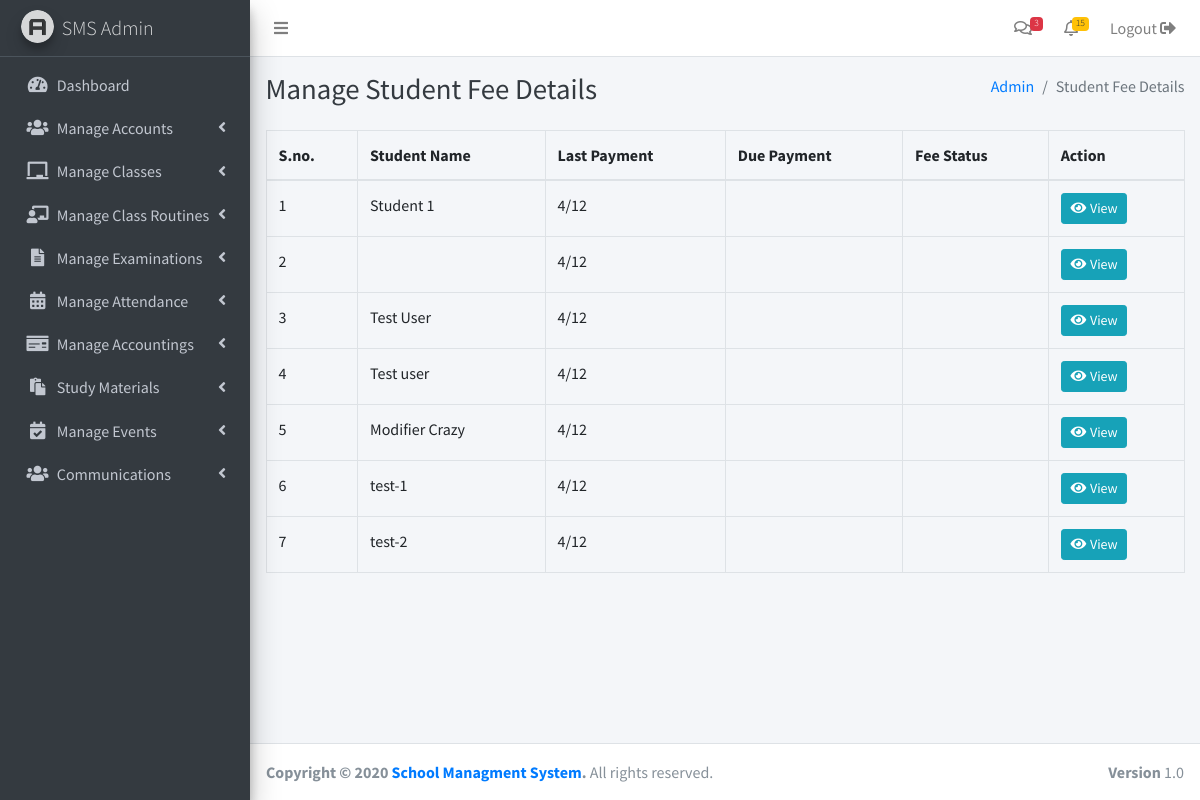
Before: /admin/student-fee.php (signed in) with the older database file.
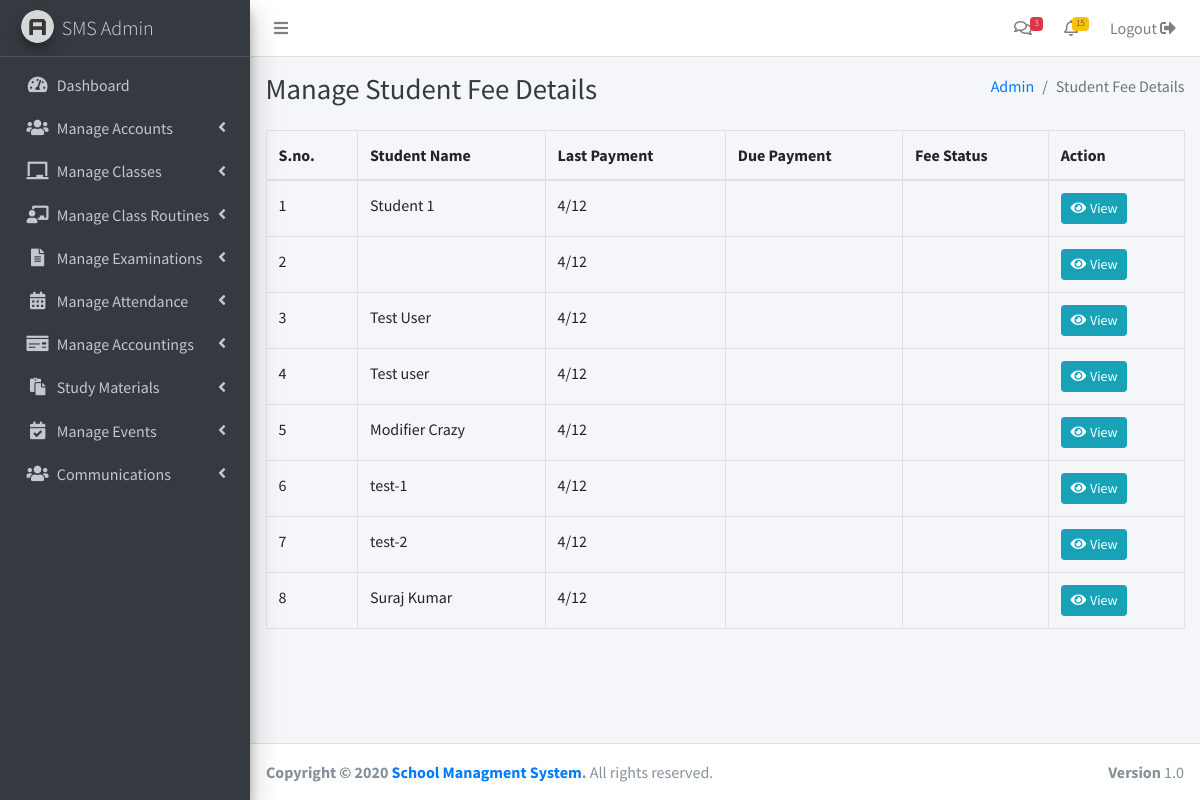
After: the same page with the newer database file.
### tables this page shows
CREATE TABLE `accounts` (
  `id` int(11) NOT NULL,
  `type` varchar(50) NOT NULL,
  `email` varchar(50) NOT NULL,
  `password` text NOT NULL,
  `name` text NOT NULL
);

### includes/functions.php (called while the page is built, shortened)
<?php
function data_output($query , $type ='object')
{
    $output = array();
    if($type == 'object')
    {
        while ($result = mysqli_fetch_object($query)) {
            $output[] = $result;
        }
    }
    else
    {
        while ($result = mysqli_fetch_assoc($query)) {
            $output[] = $result;
        }
    }
    return $output;
}
function get_users($args = array(),$type ='object')
{
    global $db_conn;
    $condition = "";
    if(!empty($args))
    {
        foreach($args as $k => $v)
        {
            $v = (string)$v;
            $condition_ar[] = "$k = '$v'";
        }
        if ($condition_ar > 0) {
            $condition = "WHERE " . implode(" AND ", $condition_ar);
        }
    }
    $query = mysqli_query($db_conn,"SELECT * FROM accounts $condition");
    return data_output($query , $type);
}
?>

### admin/student-fee.php (the view, shortened to what the changed rows need)
<?php include('../includes/config.php') ?>
<?php include('header.php') ?>
<?php include('sidebar.php') ?>
<div class="content-header">
    <div class="container-fluid">
        <div class="row mb-2">
            <div class="col-sm-6">
                <h1 class="m-0 text-dark">Manage Student Fee Details</h1>
            </div>
        </div>
    </div>
</div>
<section class="content">
    <div class="container-fluid">
        <?php if (isset($_GET['action']) && $_GET['action'] == 'view') {
            $std_id = isset($_GET['std_id']) ? $_GET['std_id'] : '';
            $usermeta = get_user_metadata($std_id);
        ?>
            <div class="card">
                <div class="card-header">
                    <h3 class="card-title">Student Detail</h3>
                </div>
                <div class="card-body">
                    <strong>Name: </strong> <?php echo get_users(array('id' => $std_id))[0]->name ?> <br>
                    <strong>Class: </strong> <?php echo $usermeta['class'] ?>
                </div>
            </div>
            <div class="card">
                <div class="card-header">
                    <h3 class="card-title">Tution Fee</h3>
                </div>
                <div class="card-body">
                    <table class="table table-bordered">
                        <thead>
                            <tr>
                                <th>S.No</th>
                                <th>Month</th>
                                <th>Fee Status</th>
                                <th>Action</th>
                            </tr>
                        </thead>
                        <tbody>
                            <?php
                            $sql = "SELECT m.meta_value as `month` FROM `posts` as p JOIN `metadata` as m ON p.id = m.item_id WHERE p.type = 'payment' AND p.author = $std_id AND m.meta_key = 'month' AND year(p.publish_date) = 2023";
                            $query = mysqli_query($db_conn, $sql);
                            $paid_fees = [];
                            while ($row = mysqli_fetch_object($query)) {
                                $paid_fees[] = strtolower($row->month);
                            }
                            $months = array('january', 'fabruary', 'march', 'april', 'may', 'june', 'july', 'august', 'september', 'october', 'november', 'december');
                            foreach ($months as $key => $value) {
                                $highlight = '';
                                $paid = false;
                                if (in_array($value, $paid_fees)) {
                                    $paid = true;
                                    $highlight = 'class="bg-success"';
                                }
                            ?>
                                <tr>
                                    <td><?php echo ++$key ?></td>
                                    <td><?php echo ucwords($value) ?></td>
                                    <td <?php echo $highlight ?>>
                                        <?php
                                        echo ($paid) ? "Paid" : "Pending";
                                        ?>
                                    </td>
                                    <td>
                                        <?php if ($paid) { ?>
                                            <a href="?action=view-invoice&month=<?php echo $value ?>&std_id=<?php echo $std_id ?>" class="btn btn-sm btn-primary"><i class="fa fa-eye fa-fw"></i> View</a>
                                        <?php } else { ?>
                                            <a href="#" data-toggle="modal" data-month="<?php echo ucwords($value) ?>" data-target="#paynow-popup" class="btn btn-sm btn-warning paynow-btn"><i class="fa fa-money-check-alt fa-fw"></i> Pay Now</a>
                                        <?php } ?>
                                    </td>
                                </tr>
                            <?php } ?>
                        </tbody>
                    </table>
                </div>
            </div>
        <?php } else { ?>
            <table class="table table-bordered">
                <thead>
                    <tr>
                        <th>S.no.</th>
                        <th>Student Name</th>
                        <th>Last Payment</th>
                        <th>Due Payment</th>
                        <th>Fee Status</th>
                        <th>Action</th>
                    </tr>
                </thead>
                <tbody>
                    <?php
                    $students = get_users(array('type' => 'student'));
                    foreach ($students as $key => $student) { ?>
                        <tr>
                            <td><?php echo ++$key ?></td>
                            <td><?php echo $student->name ?></td>
                            <td>4/12</td>
                            <td></td>
                            <td></td>
                            <td>
                                <a href="?action=view&std_id=<?php echo $student->id ?>" class="btn btn-sm btn-info"><i class="fa fa-eye fa-fw"></i> View</a>
                            </td>
                        </tr>
                    <?php } ?>
                </tbody>
            </table>
        <?php } ?>
    </div>
</section>
<?php include('footer.php') ?>

Changed rows visible on the page:
added accounts: name "Suraj Kumar"
